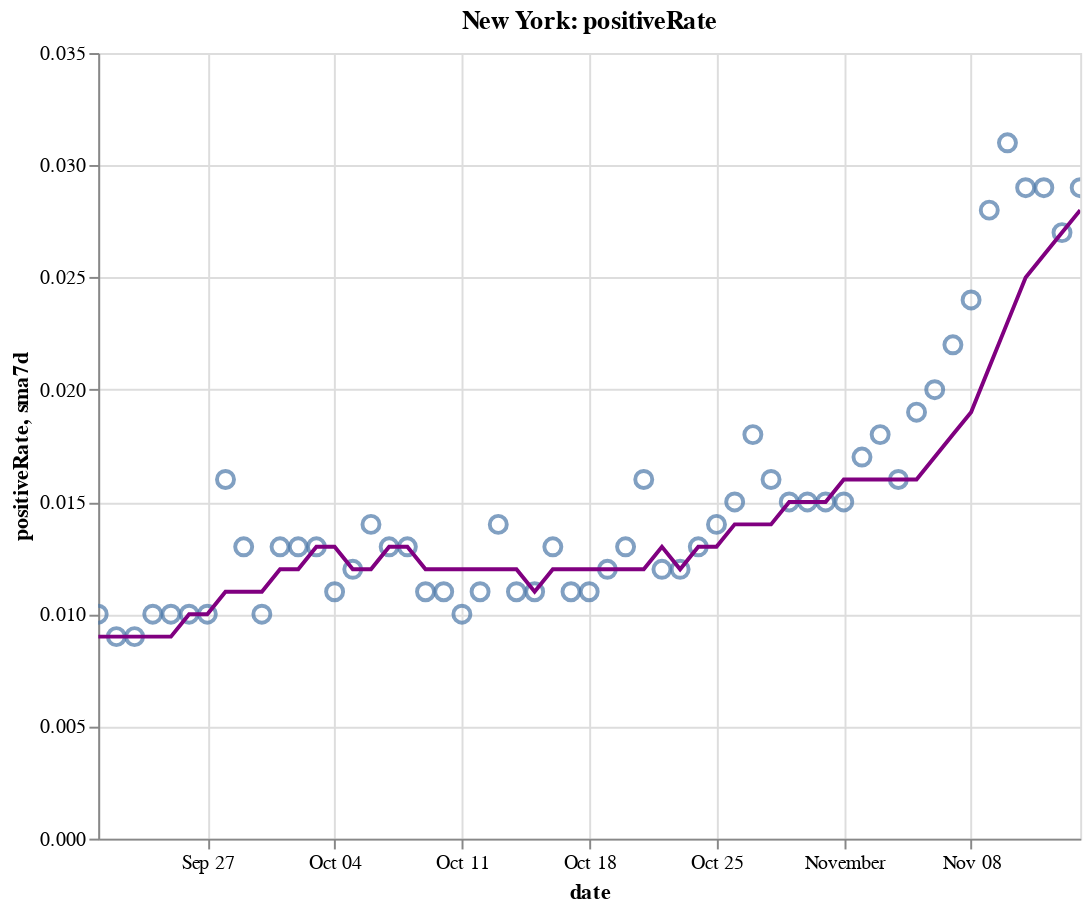

The notebook cell saved with this chart:
### Code cell
create_plot(ny, 'positiveRate')

### Figure 1 — Vega-Lite specification as saved in the notebook (floating-point values rounded to 4 significant figures)
{"config": {"view": {"continuousWidth": 400, "continuousHeight": 300}}, "layer": [{"layer": [{"mark": {"type": "point", "size": 75}, "encoding": {"tooltip": [{"type": "temporal", "field": "date"}, {"type": "quantitative", "field": "positiveRate"}, {"type": "quantitative", "field": "sma7d"}], "x": {"type": "temporal", "field": "date"}, "y": {"type": "quantitative", "field": "positiveRate"}}, "selection": {"selector010": {"type": "interval", "bind": "scales", "encodings": ["x", "y"]}}}, {"mark": {"type": "line", "color": "purple"}, "encoding": {"x": {"type": "temporal", "field": "date"}, "y": {"type": "quantitative", "field": "sma7d"}}}]}, {"mark": {"type": "rule", "color": "#aaa"}, "encoding": {"x": {"type": "temporal", "field": "date"}}, "transform": [{"filter": {"selection": "selector009"}}]}, {"mark": "circle", "encoding": {"opacity": {"condition": {"value": 1, "selection": "selector009"}, "value": 0}, "tooltip": [{"type": "temporal", "field": "date"}, {"type": "quantitative", "field": "positiveRate"}, {"type": "quantitative", "field": "sma7d"}], "x": {"type": "temporal", "field": "date"}, "y": {"type": "quantitative", "field": "positiveRate"}}, "selection": {"selector009": {"type": "single", "encodings": ["x"], "on": "mouseover", "nearest": true, "empty": "none"}}}, {"mark": {"type": "text", "align": "left", "dx": 5, "dy": -5, "stroke": "white", "strokeWidth": 2}, "encoding": {"text": {"type": "quantitative", "field": "positiveRate"}, "tooltip": [{"type": "temporal", "field": "date"}, {"type": "quantitative", "field": "positiveRate"}, {"type": "quantitative", "field": "sma7d"}], "x": {"type": "temporal", "field": "date"}, "y": {"type": "quantitative", "field": "positiveRate"}}, "transform": [{"filter": {"selection": "selector009"}}]}, {"mark": {"type": "text", "align": "left", "dx": 5, "dy": -5}, "encoding": {"text": {"type": "quantitative", "field": "positiveRate"}, "tooltip": [{"type": "temporal", "field": "date"}, {"type": "quantitative", "field": "positiveRate"}, {"type": "quantitative", "field": "sma7d"}], "x": {"type": "temporal", "field": "date"}, "y": {"type": "quantitative", "field": "positiveRate"}}, "transform": [{"filter": {"selection": "selector009"}}]}], "data": {"name": "data-09fb1a82ea4dc0277098835b179cfd4f"}, "height": 400, "title": "New York: positiveRate", "width": 500, "$schema": "https://vega.github.io/schema/vega-lite/v4.8.1.json", "datasets": {"data-09fb1a82ea4dc0277098835b179cfd4f": [{"date": "2020-09-21T00:00:00", "totalTestResultsIncrease": 58320.0, "positiveIncrease": 573.0, "death": 25430.0, "deathIncrease": 1.0, "positiveRate": 0.01, "state": "New York", "sma7d": 0.009}, {"date": "2020-09-22T00:00:00", "totalTestResultsIncrease": 84000.0, "positiveIncrease": 754.0, "death": 25430.0, "deathIncrease": 4.0, "positiveRate": 0.009, "state": "New York", "sma7d": 0.009}, {"date": "2020-09-23T00:00:00", "totalTestResultsIncrease": 70930.0, "positiveIncrease": 665.0, "death": 25440.0, "deathIncrease": 5.0, "positiveRate": 0.009, "state": "New York", "sma7d": 0.009}, {"date": "2020-09-24T00:00:00", "totalTestResultsIncrease": 92950.0, "positiveIncrease": 955.0, "death": 25440.0, "deathIncrease": 2.0, "positiveRate": 0.01, "state": "New York", "sma7d": 0.009}, {"date": "2020-09-25T00:00:00", "totalTestResultsIncrease": 94820.0, "positiveIncrease": 908.0, "death": 25450.0, "deathIncrease": 7.0, "positiveRate": 0.01, "state": "New York", "sma7d": 0.009}, {"date": "2020-09-26T00:00:00", "totalTestResultsIncrease": 99950.0, "positiveIncrease": 1005.0, "death": 25450.0, "deathIncrease": 4.0, "positiveRate": 0.01, "state": "New York", "sma7d": 0.01}, {"date": "2020-09-27T00:00:00", "totalTestResultsIncrease": 84770.0, "positiveIncrease": 866.0, "death": 25460.0, "deathIncrease": 6.0, "positiveRate": 0.01, "state": "New York", "sma7d": 0.01}, {"date": "2020-09-28T00:00:00", "totalTestResultsIncrease": 52940.0, "positiveIncrease": 834.0, "death": 25470.0, "deathIncrease": 12.0, "positiveRate": 0.016, "state": "New York", "sma7d": 0.011}, {"date": "2020-09-29T00:00:00", "totalTestResultsIncrease": 88230.0, "positiveIncrease": 1189.0, "death": 25470.0, "deathIncrease": 2.0, "positiveRate": 0.013, "state": "New York", "sma7d": 0.011}, {"date": "2020-09-30T00:00:00", "totalTestResultsIncrease": 97960.0, "positiveIncrease": 1000.0, "death": 25480.0, "deathIncrease": 9.0, "positiveRate": 0.01, "state": "New York", "sma7d": 0.011}, {"date": "2020-10-01T00:00:00", "totalTestResultsIncrease": 109200.0, "positiveIncrease": 1382.0, "death": 25490.0, "deathIncrease": 11.0, "positiveRate": 0.013, "state": "New York", "sma7d": 0.012}, {"date": "2020-10-02T00:00:00", "totalTestResultsIncrease": 119500.0, "positiveIncrease": 1598.0, "death": 25500.0, "deathIncrease": 7.0, "positiveRate": 0.013, "state": "New York", "sma7d": 0.012}, {"date": "2020-10-03T00:00:00", "totalTestResultsIncrease": 134300.0, "positiveIncrease": 1731.0, "death": 25500.0, "deathIncrease": 8.0, "positiveRate": 0.013, "state": "New York", "sma7d": 0.013}, {"date": "2020-10-04T00:00:00", "totalTestResultsIncrease": 110300.0, "positiveIncrease": 1222.0, "death": 25520.0, "deathIncrease": 14.0, "positiveRate": 0.011, "state": "New York", "sma7d": 0.013}, {"date": "2020-10-05T00:00:00", "totalTestResultsIncrease": 76400.0, "positiveIncrease": 933.0, "death": 25530.0, "deathIncrease": 8.0, "positiveRate": 0.012, "state": "New York", "sma7d": 0.012}, {"date": "2020-10-06T00:00:00", "totalTestResultsIncrease": 96360.0, "positiveIncrease": 1393.0, "death": 25540.0, "deathIncrease": 9.0, "positiveRate": 0.014, "state": "New York", "sma7d": 0.012}, {"date": "2020-10-07T00:00:00", "totalTestResultsIncrease": 108200.0, "positiveIncrease": 1360.0, "death": 25540.0, "deathIncrease": 9.0, "positiveRate": 0.013, "state": "New York", "sma7d": 0.013}, {"date": "2020-10-08T00:00:00", "totalTestResultsIncrease": 145800.0, "positiveIncrease": 1836.0, "death": 25560.0, "deathIncrease": 10.0, "positiveRate": 0.013, "state": "New York", "sma7d": 0.013}, {"date": "2020-10-09T00:00:00", "totalTestResultsIncrease": 139300.0, "positiveIncrease": 1592.0, "death": 25560.0, "deathIncrease": 6.0, "positiveRate": 0.011, "state": "New York", "sma7d": 0.012}, {"date": "2020-10-10T00:00:00", "totalTestResultsIncrease": 134600.0, "positiveIncrease": 1447.0, "death": 25570.0, "deathIncrease": 8.0, "positiveRate": 0.011, "state": "New York", "sma7d": 0.012}, {"date": "2020-10-11T00:00:00", "totalTestResultsIncrease": 118300.0, "positiveIncrease": 1143.0, "death": 25570.0, "deathIncrease": 5.0, "positiveRate": 0.01, "state": "New York", "sma7d": 0.012}, {"date": "2020-10-12T00:00:00", "totalTestResultsIncrease": 91790.0, "positiveIncrease": 1029.0, "death": 25590.0, "deathIncrease": 13.0, "positiveRate": 0.011, "state": "New York", "sma7d": 0.012}, {"date": "2020-10-13T00:00:00", "totalTestResultsIncrease": 99070.0, "positiveIncrease": 1393.0, "death": 25600.0, "deathIncrease": 11.0, "positiveRate": 0.014, "state": "New York", "sma7d": 0.012}, {"date": "2020-10-14T00:00:00", "totalTestResultsIncrease": 111700.0, "positiveIncrease": 1232.0, "death": 25600.0, "deathIncrease": 7.0, "positiveRate": 0.011, "state": "New York", "sma7d": 0.012}, {"date": "2020-10-15T00:00:00", "totalTestResultsIncrease": 133200.0, "positiveIncrease": 1460.0, "death": 25620.0, "deathIncrease": 13.0, "positiveRate": 0.011, "state": "New York", "sma7d": 0.011}, {"date": "2020-10-16T00:00:00", "totalTestResultsIncrease": 136000.0, "positiveIncrease": 1707.0, "death": 25630.0, "deathIncrease": 10.0, "positiveRate": 0.013, "state": "New York", "sma7d": 0.012}, {"date": "2020-10-17T00:00:00", "totalTestResultsIncrease": 160000.0, "positiveIncrease": 1784.0, "death": 25640.0, "deathIncrease": 9.0, "positiveRate": 0.011, "state": "New York", "sma7d": 0.012}, {"date": "2020-10-18T00:00:00", "totalTestResultsIncrease": 128800.0, "positiveIncrease": 1390.0, "death": 25640.0, "deathIncrease": 7.0, "positiveRate": 0.011, "state": "New York", "sma7d": 0.012}, {"date": "2020-10-19T00:00:00", "totalTestResultsIncrease": 82010.0, "positiveIncrease": 998.0, "death": 25660.0, "deathIncrease": 15.0, "positiveRate": 0.012, "state": "New York", "sma7d": 0.012}, {"date": "2020-10-20T00:00:00", "totalTestResultsIncrease": 90540.0, "positiveIncrease": 1201.0, "death": 25670.0, "deathIncrease": 13.0, "positiveRate": 0.013, "state": "New York", "sma7d": 0.012}, {"date": "2020-10-21T00:00:00", "totalTestResultsIncrease": 124800.0, "positiveIncrease": 2026.0, "death": 25680.0, "deathIncrease": 7.0, "positiveRate": 0.016, "state": "New York", "sma7d": 0.012}, {"date": "2020-10-22T00:00:00", "totalTestResultsIncrease": 135300.0, "positiveIncrease": 1628.0, "death": 25690.0, "deathIncrease": 15.0, "positiveRate": 0.012, "state": "New York", "sma7d": 0.013}, {"date": "2020-10-23T00:00:00", "totalTestResultsIncrease": 141500.0, "positiveIncrease": 1637.0, "death": 25700.0, "deathIncrease": 11.0, "positiveRate": 0.012, "state": "New York", "sma7d": 0.012}, {"date": "2020-10-24T00:00:00", "totalTestResultsIncrease": 156900.0, "positiveIncrease": 2061.0, "death": 25720.0, "deathIncrease": 13.0, "positiveRate": 0.013, "state": "New York", "sma7d": 0.013}, {"date": "2020-10-25T00:00:00", "totalTestResultsIncrease": 120800.0, "positiveIncrease": 1632.0, "death": 25730.0, "deathIncrease": 12.0, "positiveRate": 0.014, "state": "New York", "sma7d": 0.013}, {"date": "2020-10-26T00:00:00", "totalTestResultsIncrease": 82120.0, "positiveIncrease": 1191.0, "death": 25740.0, "deathIncrease": 12.0, "positiveRate": 0.015, "state": "New York", "sma7d": 0.014}, {"date": "2020-10-27T00:00:00", "totalTestResultsIncrease": 111600.0, "positiveIncrease": 1991.0, "death": 25760.0, "deathIncrease": 16.0, "positiveRate": 0.018, "state": "New York", "sma7d": 0.014}, {"date": "2020-10-28T00:00:00", "totalTestResultsIncrease": 129700.0, "positiveIncrease": 2031.0, "death": 25770.0, "deathIncrease": 15.0, "positiveRate": 0.016, "state": "New York", "sma7d": 0.014}, {"date": "2020-10-29T00:00:00", "totalTestResultsIncrease": 168400.0, "positiveIncrease": 2499.0, "death": 25790.0, "deathIncrease": 19.0, "positiveRate": 0.015, "state": "New York", "sma7d": 0.015}, {"date": "2020-10-30T00:00:00", "totalTestResultsIncrease": 146900.0, "positiveIncrease": 2255.0, "death": 25800.0, "deathIncrease": 12.0, "positiveRate": 0.015, "state": "New York", "sma7d": 0.015}, {"date": "2020-10-31T00:00:00", "totalTestResultsIncrease": 137000.0, "positiveIncrease": 2049.0, "death": 25810.0, "deathIncrease": 3.0, "positiveRate": 0.015, "state": "New York", "sma7d": 0.015}, {"date": "2020-11-01T00:00:00", "totalTestResultsIncrease": 148900.0, "positiveIncrease": 2255.0, "death": 25820.0, "deathIncrease": 17.0, "positiveRate": 0.015, "state": "New York", "sma7d": 0.016}, {"date": "2020-11-02T00:00:00", "totalTestResultsIncrease": 96100.0, "positiveIncrease": 1633.0, "death": 25840.0, "deathIncrease": 14.0, "positiveRate": 0.017, "state": "New York", "sma7d": 0.016}, {"date": "2020-11-03T00:00:00", "totalTestResultsIncrease": 127900.0, "positiveIncrease": 2321.0, "death": 25850.0, "deathIncrease": 15.0, "positiveRate": 0.018, "state": "New York", "sma7d": 0.016}, {"date": "2020-11-04T00:00:00", "totalTestResultsIncrease": 133500.0, "positiveIncrease": 2126.0, "death": 25870.0, "deathIncrease": 15.0, "positiveRate": 0.016, "state": "New York", "sma7d": 0.016}, {"date": "2020-11-05T00:00:00", "totalTestResultsIncrease": 161000.0, "positiveIncrease": 2997.0, "death": 25890.0, "deathIncrease": 24.0, "positiveRate": 0.019, "state": "New York", "sma7d": 0.016}, {"date": "2020-11-06T00:00:00", "totalTestResultsIncrease": 160700.0, "positiveIncrease": 3209.0, "death": 25910.0, "deathIncrease": 18.0, "positiveRate": 0.02, "state": "New York", "sma7d": 0.017}, {"date": "2020-11-07T00:00:00", "totalTestResultsIncrease": 163300.0, "positiveIncrease": 3587.0, "death": 25930.0, "deathIncrease": 18.0, "positiveRate": 0.022, "state": "New York", "sma7d": 0.018}, {"date": "2020-11-08T00:00:00", "totalTestResultsIncrease": 145600.0, "positiveIncrease": 3428.0, "death": 25950.0, "deathIncrease": 19.0, "positiveRate": 0.024, "state": "New York", "sma7d": 0.019}, {"date": "2020-11-09T00:00:00", "totalTestResultsIncrease": 111400.0, "positiveIncrease": 3144.0, "death": 25970.0, "deathIncrease": 26.0, "positiveRate": 0.028, "state": "New York", "sma7d": 0.021}, {"date": "2020-11-10T00:00:00", "totalTestResultsIncrease": 128000.0, "positiveIncrease": 3965.0, "death": 26000.0, "deathIncrease": 32.0, "positiveRate": 0.031, "state": "New York", "sma7d": 0.023}, {"date": "2020-11-11T00:00:00", "totalTestResultsIncrease": 164300.0, "positiveIncrease": 4820.0, "death": 26030.0, "deathIncrease": 21.0, "positiveRate": 0.029, "state": "New York", "sma7d": 0.025}, {"date": "2020-11-12T00:00:00", "totalTestResultsIncrease": 162600.0, "positiveIncrease": 4797.0, "death": 26060.0, "deathIncrease": 29.0, "positiveRate": 0.029, "state": "New York", "sma7d": 0.026}, {"date": "2020-11-13T00:00:00", "totalTestResultsIncrease": 203700.0, "positiveIncrease": 5401.0, "death": 26080.0, "deathIncrease": 24.0, "positiveRate": 0.027, "state": "New York", "sma7d": 0.027}, {"date": "2020-11-14T00:00:00", "totalTestResultsIncrease": 184200.0, "positiveIncrease": 5388.0, "death": 26100.0, "deathIncrease": 24.0, "positiveRate": 0.029, "state": "New York", "sma7d": 0.028}]}}
